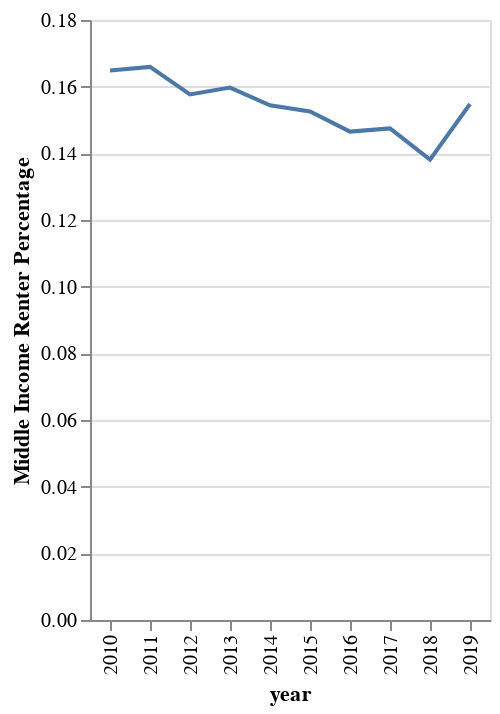

Notebook code cell kept with this figure:
### Code cell
alt.Chart(sf_mid_income).mark_line().encode(
    x='year',
    y='Middle Income Renter Percentage'
    
)

### Figure 1 — Vega-Lite specification as saved in the notebook (floating-point values rounded to 4 significant figures)
{"config": {"view": {"continuousWidth": 400, "continuousHeight": 300}}, "data": {"name": "data-bc0702514848b6d7f4813cb0a870bf24"}, "mark": "line", "encoding": {"x": {"type": "nominal", "field": "year"}, "y": {"type": "quantitative", "field": "Middle Income Renter Percentage"}}, "$schema": "https://vega.github.io/schema/vega-lite/v4.0.2.json", "datasets": {"data-bc0702514848b6d7f4813cb0a870bf24": [{"year": "2010", "County_Name": "San Francisco County", "middle_income_HH": 843, "total": 5113, "Middle Income Renter Percentage": 0.1649}, {"year": "2011", "County_Name": "San Francisco County", "middle_income_HH": 855, "total": 5153, "Middle Income Renter Percentage": 0.1659}, {"year": "2012", "County_Name": "San Francisco County", "middle_income_HH": 498, "total": 3158, "Middle Income Renter Percentage": 0.1577}, {"year": "2013", "County_Name": "San Francisco County", "middle_income_HH": 528, "total": 3306, "Middle Income Renter Percentage": 0.1597}, {"year": "2014", "County_Name": "San Francisco County", "middle_income_HH": 509, "total": 3296, "Middle Income Renter Percentage": 0.1544}, {"year": "2015", "County_Name": "San Francisco County", "middle_income_HH": 504, "total": 3304, "Middle Income Renter Percentage": 0.1525}, {"year": "2016", "County_Name": "San Francisco County", "middle_income_HH": 491, "total": 3351, "Middle Income Renter Percentage": 0.1465}, {"year": "2017", "County_Name": "San Francisco County", "middle_income_HH": 497, "total": 3370, "Middle Income Renter Percentage": 0.1475}, {"year": "2018", "County_Name": "San Francisco County", "middle_income_HH": 456, "total": 3302, "Middle Income Renter Percentage": 0.1381}, {"year": "2019", "County_Name": "San Francisco County", "middle_income_HH": 537, "total": 3469, "Middle Income Renter Percentage": 0.1548}]}}
